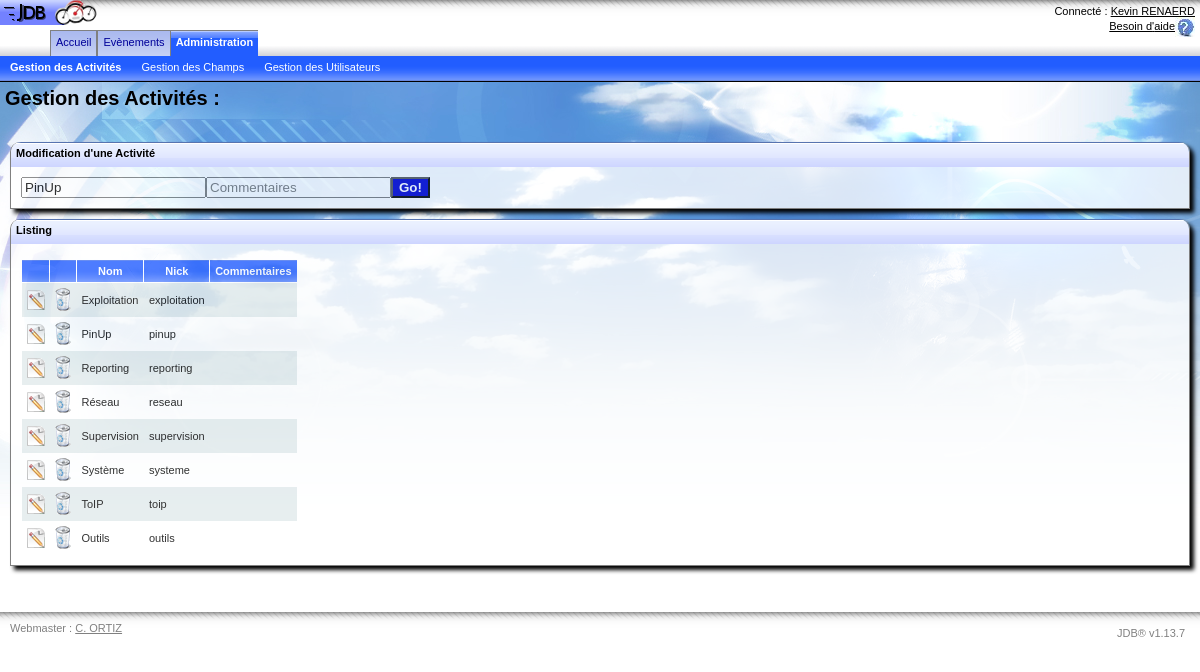
The page /admin/manager_activity.php?modif=2 (signed in) on the database its author committed.
### tables this page shows
CREATE TABLE `jdb_activites` (
  `id` int(11) NOT NULL auto_increment,
  `activite_nom` varchar(255) NOT NULL,
  `activite` varchar(255) NOT NULL,
  `commentaire` text NOT NULL,
  PRIMARY KEY  (`id`)
);

### admin/manager_activity.php (the view, shortened to what this page needs)
<?php session_start();
	require_once( "../".$_SESSION['folder_engine']."functions.php" );
?>
<!DOCTYPE html PUBLIC "-//W3C//DTD XHTML 1.0 Transitional//EN" "http://www.w3.org/TR/xhtml1/DTD/xhtml1-transitional.dtd">
<html xmlns="http://www.w3.org/1999/xhtml">
<head>
	<link rel="stylesheet" media="screen" type="text/css" title="Design" href="../design.css" />
</head>
<body>
<?php
	echo '<div class="corps_background">';
	echo '<div class="titre_general">
	<div class="titre">
		Gestion des Activités :
	</div class="titre">
</div class="titre_general">';
	echo '<div class="menu_options_general">';
	echo '<div class="menu_options_titre">';
	if( isset( $_GET['modif'] ) ){
		if( $_GET['modif'] == '')
			echo "Nouvelle Activité";
		else
			echo "Modification d'une Activité";
	}else
		echo "Nouvelle Entrée";
	echo '</div>';
	echo '<div class="menu_options_corps">';
	echo '<form method="post" id="form_filtre" name="form_filtre" action="manager_activity.php">';
	if( isset( $_GET['modif'] ) ){
		$data = mysql_fetch_array(mysql_query( "SELECT * FROM jdb_activites WHERE id='".$_GET['modif']."'" ));
	}
		echo '<input type="text" name="activite_nom" value="';
		if( isset( $_GET['modif'] ) )
			echo $data['activite_nom'];
		echo '" placeholder="Nom de l\'activité"/>';
		echo '<input type="text" name="commentaire" value="';
		if( isset( $_GET['modif'] ) )
			echo $data['commentaire'];
		echo '" placeholder="Commentaires"/>';
		echo '<input type="submit" name="go" value="Go!" class="create"/>';
	echo '</form>';
	echo '</div class="corps_menu">';
	echo '</div class="grand_menu">';
	echo '<div class="corps_general">';
	echo '<div class="corps_titre">';
		echo "Listing";
	echo '</div>';
	echo '<div class="corps_corps">';
	echo '<div class="bidon">';
	echo '<table>';
	echo '<tr>';
		echo '<th > </th>';
		echo '<th > </th>';
		echo '<th> Nom </th>';
		echo '<th> Nick </th>';
		echo '<th> Commentaires </th>';
	echo '</tr>';
	$reqLine = "SELECT * FROM jdb_activites";
	$req = mysql_query( $reqLine );
	$count_line = 0;
	while( $data = mysql_fetch_array( $req )){
		$is_pair = is_pair( $count_line++ );
		echo '<tr>';
			echo '<td '; if( $is_pair ) echo 'style="background-color:#E2EAEB;"'; echo ' ><a href="manager_activity.php?modif='.$data['id'].'" title="Editer"><img src="../'.$_SESSION['folder_images'].'edit.gif" /> </a></td>';
			echo '<td '; if( $is_pair ) echo 'style="background-color:#E2EAEB;"'; echo ' ><a href="manager_activity.php?conf_suppr='.$data['id'].'&name='.$data['activite_nom'].'" title="Supprimer"><img src="../'.$_SESSION['folder_images'].'delete.gif" /></a></td>';
			echo '<td '; if( $is_pair ) echo 'style="background-color:#E2EAEB;"'; echo ' >'.$data['activite_nom'].'</td>';
			echo '<td '; if( $is_pair ) echo 'style="background-color:#E2EAEB;"'; echo ' >'.$data['activite'].'</td>';
			echo '<td '; if( $is_pair ) echo 'style="background-color:#E2EAEB;"'; echo ' >'.$data['commentaire'].'</td>';
		echo '</tr>';
	}
	echo '</table>';
	echo '</div>';
	echo '</div >';
	echo '</div >';
	echo '</div class="corps_background">';
?>
</body>
</html>

### design.css (style rules this page uses)
body { color: #000000; font-family: Arial,Helvetica,sans-serif; font-size: 11px; background: url("files/images/hdrNameBg.gif"); background-repeat : repeat-x; margin : 0px; }
table { border-collapse: collapse; }
td { border: none; padding : 5px; }
th { background: url("files/images/level2TabBg.gif"); color : #FFFFFF; border: 1px solid white; padding : 5px; }
a img { border: none; }
.create { background-color: #0000CD; color: #FFFFFF; font-weight: bold; }
.corps_background { background-attachment: fixed; background-image: url("files/images/background.jpg"); background-position: center top; background-repeat: no-repeat; min-height : 530px; }
.titre_general { height : 50px; font-size: 20px; font-weight: bolder; }
.titre { margin-top : 5px; margin-left : 5px; float : left; }
.menu_options_general { margin : 10px; border : 1px solid grey; border-top : none; border-radius: 10px 10px 0px 0px; box-shadow: 4px 4px 4px black; }
.menu_options_titre { height : 20px; padding-top : 5px; padding-left : 5px; background: url("files/images/mailSubHeaderBg2.gif"); background-repeat : repeat-x; font-weight: bolder; border-radius: 10px 10px 0px 0px; }
.menu_options_corps { padding : 10px; background-color : #FFFFFF; opacity:0.8; }
.corps_general { margin : 10px; border : 1px solid grey; border-top : none; border-radius: 10px 10px 0px 0px; box-shadow: 4px 4px 4px black; }
.corps_titre { height : 20px; padding-top : 5px; padding-left : 5px; background: url("files/images/mailSubHeaderBg2.gif"); background-repeat : repeat-x; font-weight: bolder; border-radius: 10px 10px 0px 0px; }
.corps_corps { padding : 10px; background-color : #FFFFFF; opacity:0.8; -ms-filter: "alpha(opacity=80)"; filter : alpha(opacity=80); }
.bidon { opacity:1; padding-top:5px; }

### rows shown on the page
jdb_activites: activite_nom "PinUp", activite "pinup"
jdb_activites: activite_nom "Exploitation", activite "exploitation"
jdb_activites: activite_nom "Reporting", activite "reporting"
jdb_activites: activite_nom "Réseau", activite "reseau"
jdb_activites: activite_nom "Supervision", activite "supervision"
jdb_activites: activite_nom "Système", activite "systeme"
jdb_activites: activite_nom "ToIP", activite "toip"
jdb_activites: activite_nom "Outils", activite "outils"

### other values the page prints
$_SESSION['name'] "Kevin RENAERD"
